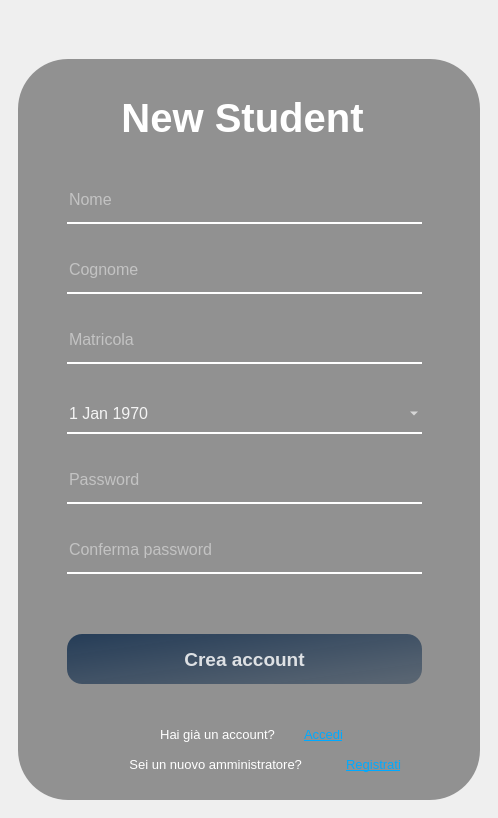
<?xml version="1.0" encoding="UTF-8"?>
<ui version="4.0">
 <class>Form</class>
 <widget class="QWidget" name="Form">
  <property name="geometry">
   <rect>
    <x>0</x>
    <y>0</y>
    <width>498</width>
    <height>818</height>
   </rect>
  </property>
  <property name="windowTitle">
   <string>Form</string>
  </property>
  <layout class="QHBoxLayout" name="horizontalLayout">
   <property name="spacing">
    <number>0</number>
   </property>
   <property name="leftMargin">
    <number>0</number>
   </property>
   <property name="topMargin">
    <number>0</number>
   </property>
   <property name="rightMargin">
    <number>0</number>
   </property>
   <property name="bottomMargin">
    <number>0</number>
   </property>
   <item>
    <widget class="QWidget" name="widget_3" native="true">
     <property name="sizePolicy">
      <sizepolicy hsizetype="Maximum" vsizetype="Maximum">
       <horstretch>0</horstretch>
       <verstretch>0</verstretch>
      </sizepolicy>
     </property>
     <property name="minimumSize">
      <size>
       <width>480</width>
       <height>800</height>
      </size>
     </property>
     <property name="maximumSize">
      <size>
       <width>480</width>
       <height>800</height>
      </size>
     </property>
     <property name="styleSheet">
      <string notr="true">border-image: url(View/Amministratore/Resources/sfondo.png);
border-radius: 50px;</string>
     </property>
     <layout class="QVBoxLayout" name="verticalLayout_3">
      <property name="topMargin">
       <number>50</number>
      </property>
      <item>
       <widget class="QWidget" name="widget_4" native="true">
        <property name="styleSheet">
         <string notr="true">background-color: rgba(0, 0, 0, 100);
border-image: None;</string>
        </property>
        <layout class="QVBoxLayout" name="verticalLayout_4">
         <item alignment="Qt::AlignTop">
          <widget class="QWidget" name="header_2" native="true">
           <property name="minimumSize">
            <size>
             <width>0</width>
             <height>80</height>
            </size>
           </property>
           <property name="styleSheet">
            <string notr="true">background-color: None;</string>
           </property>
           <widget class="QLabel" name="head_2">
            <property name="geometry">
             <rect>
              <x>-10</x>
              <y>20</y>
              <width>451</width>
              <height>60</height>
             </rect>
            </property>
            <property name="sizePolicy">
             <sizepolicy hsizetype="Expanding" vsizetype="Expanding">
              <horstretch>0</horstretch>
              <verstretch>0</verstretch>
             </sizepolicy>
            </property>
            <property name="minimumSize">
             <size>
              <width>162</width>
              <height>60</height>
             </size>
            </property>
            <property name="font">
             <font>
              <pointsize>30</pointsize>
              <weight>75</weight>
              <bold>true</bold>
             </font>
            </property>
            <property name="styleSheet">
             <string notr="true">color: rgb(255, 255, 255);</string>
            </property>
            <property name="text">
             <string>New Student</string>
            </property>
            <property name="alignment">
             <set>Qt::AlignCenter</set>
            </property>
           </widget>
          </widget>
         </item>
         <item>
          <widget class="QWidget" name="body_2" native="true">
           <property name="sizePolicy">
            <sizepolicy hsizetype="Preferred" vsizetype="Expanding">
             <horstretch>0</horstretch>
             <verstretch>0</verstretch>
            </sizepolicy>
           </property>
           <property name="styleSheet">
            <string notr="true">background-color: None;</string>
           </property>
           <widget class="QLineEdit" name="nome_input">
            <property name="geometry">
             <rect>
              <x>40</x>
              <y>30</y>
              <width>355</width>
              <height>40</height>
             </rect>
            </property>
            <property name="sizePolicy">
             <sizepolicy hsizetype="Maximum" vsizetype="Fixed">
              <horstretch>0</horstretch>
              <verstretch>0</verstretch>
             </sizepolicy>
            </property>
            <property name="font">
             <font>
              <pointsize>12</pointsize>
             </font>
            </property>
            <property name="styleSheet">
             <string notr="true">background-color: rgba(0,0,0,0);
border: None;
border-bottom: 2px solid rgb(255, 255, 255);
color: rgba(255, 255, 255, 230);
padding-bottom: 7px;</string>
            </property>
            <property name="text">
             <string/>
            </property>
            <property name="placeholderText">
             <string>Nome</string>
            </property>
           </widget>
           <widget class="QLineEdit" name="cognome_input">
            <property name="geometry">
             <rect>
              <x>40</x>
              <y>100</y>
              <width>355</width>
              <height>40</height>
             </rect>
            </property>
            <property name="sizePolicy">
             <sizepolicy hsizetype="Maximum" vsizetype="Fixed">
              <horstretch>0</horstretch>
              <verstretch>0</verstretch>
             </sizepolicy>
            </property>
            <property name="font">
             <font>
              <pointsize>12</pointsize>
             </font>
            </property>
            <property name="styleSheet">
             <string notr="true">background-color: rgba(0,0,0,0);
border: None;
border-bottom: 2px solid rgb(255, 255, 255);
color: rgba(255, 255, 255, 230);
padding-bottom: 7px;</string>
            </property>
            <property name="placeholderText">
             <string>Cognome</string>
            </property>
           </widget>
           <widget class="QPushButton" name="creaAccountStudenteButton">
            <property name="geometry">
             <rect>
              <x>40</x>
              <y>480</y>
              <width>355</width>
              <height>50</height>
             </rect>
            </property>
            <property name="font">
             <font>
              <pointsize>14</pointsize>
              <weight>75</weight>
              <bold>true</bold>
              <kerning>true</kerning>
             </font>
            </property>
            <property name="styleSheet">
             <string notr="true">QPushButton#creaAccountStudenteButton {
	background-color: qlineargradient(spread:pad, x1:0, y1:0, x2:1, y2:1, stop:0 rgba(20, 47, 78, 219), stop:1 rgba(85, 98, 112, 226));
	color:rgba(255, 255, 255, 210);
	border-radius: 15px;
}
QPushButton#creaAccountStudenteButton:hover {
	background-color: qlineargradient(spread:pad, x1:0, y1:0, x2:1, y2:1, stop:0 rgba(40, 67, 98, 219), stop:1 rgba(105, 118, 132, 226));
}
QPushButton#creaAccountStudenteButton:pressed {
	background-color: rgba(105,118,132,200);
	padding-left: 5px;
	padding-top: 5px;
}</string>
            </property>
            <property name="text">
             <string>Crea account</string>
            </property>
            <property name="shortcut">
             <string/>
            </property>
            <property name="autoDefault">
             <bool>false</bool>
            </property>
            <property name="flat">
             <bool>false</bool>
            </property>
           </widget>
           <widget class="QLabel" name="info_label">
            <property name="geometry">
             <rect>
              <x>15</x>
              <y>570</y>
              <width>351</width>
              <height>20</height>
             </rect>
            </property>
            <property name="font">
             <font>
              <pointsize>10</pointsize>
             </font>
            </property>
            <property name="styleSheet">
             <string notr="true">color: rgb(255, 255, 255);</string>
            </property>
            <property name="text">
             <string>Hai già un account?</string>
            </property>
            <property name="alignment">
             <set>Qt::AlignCenter</set>
            </property>
           </widget>
           <widget class="QPushButton" name="accediButton">
            <property name="geometry">
             <rect>
              <x>250</x>
              <y>570</y>
              <width>93</width>
              <height>20</height>
             </rect>
            </property>
            <property name="font">
             <font>
              <pointsize>10</pointsize>
              <weight>50</weight>
              <bold>false</bold>
              <underline>true</underline>
             </font>
            </property>
            <property name="styleSheet">
             <string notr="true">QPushButton#accediButton{
	color: rgb(0, 170, 255);
}
QPushButton#accediButton:pressed{
	color: rgb(0, 86, 129);
}
</string>
            </property>
            <property name="text">
             <string>Accedi</string>
            </property>
           </widget>
           <widget class="QLineEdit" name="password_input">
            <property name="geometry">
             <rect>
              <x>40</x>
              <y>310</y>
              <width>355</width>
              <height>40</height>
             </rect>
            </property>
            <property name="sizePolicy">
             <sizepolicy hsizetype="Maximum" vsizetype="Fixed">
              <horstretch>0</horstretch>
              <verstretch>0</verstretch>
             </sizepolicy>
            </property>
            <property name="font">
             <font>
              <pointsize>12</pointsize>
             </font>
            </property>
            <property name="styleSheet">
             <string notr="true">background-color: rgba(0,0,0,0);
border: None;
border-bottom: 2px solid rgb(255, 255, 255);
color: rgba(255, 255, 255, 230);
padding-bottom: 7px;</string>
            </property>
            <property name="maxLength">
             <number>32</number>
            </property>
            <property name="echoMode">
             <enum>QLineEdit::Password</enum>
            </property>
            <property name="dragEnabled">
             <bool>false</bool>
            </property>
            <property name="placeholderText">
             <string>Password</string>
            </property>
            <property name="cursorMoveStyle">
             <enum>Qt::VisualMoveStyle</enum>
            </property>
            <property name="clearButtonEnabled">
             <bool>true</bool>
            </property>
           </widget>
           <widget class="QLineEdit" name="matricola_input">
            <property name="geometry">
             <rect>
              <x>40</x>
              <y>170</y>
              <width>355</width>
              <height>40</height>
             </rect>
            </property>
            <property name="sizePolicy">
             <sizepolicy hsizetype="Maximum" vsizetype="Fixed">
              <horstretch>0</horstretch>
              <verstretch>0</verstretch>
             </sizepolicy>
            </property>
            <property name="font">
             <font>
              <pointsize>12</pointsize>
             </font>
            </property>
            <property name="styleSheet">
             <string notr="true">background-color: rgba(0,0,0,0);
border: None;
border-bottom: 2px solid rgb(255, 255, 255);
color: rgba(255, 255, 255, 230);
padding-bottom: 7px;</string>
            </property>
            <property name="placeholderText">
             <string>Matricola</string>
            </property>
           </widget>
           <widget class="QLineEdit" name="conferma_password_input">
            <property name="geometry">
             <rect>
              <x>40</x>
              <y>380</y>
              <width>355</width>
              <height>40</height>
             </rect>
            </property>
            <property name="sizePolicy">
             <sizepolicy hsizetype="Maximum" vsizetype="Fixed">
              <horstretch>0</horstretch>
              <verstretch>0</verstretch>
             </sizepolicy>
            </property>
            <property name="font">
             <font>
              <pointsize>12</pointsize>
             </font>
            </property>
            <property name="styleSheet">
             <string notr="true">background-color: rgba(0,0,0,0);
border: None;
border-bottom: 2px solid rgb(255, 255, 255);
color: rgba(255, 255, 255, 230);
padding-bottom: 7px;</string>
            </property>
            <property name="maxLength">
             <number>32</number>
            </property>
            <property name="echoMode">
             <enum>QLineEdit::Password</enum>
            </property>
            <property name="dragEnabled">
             <bool>true</bool>
            </property>
            <property name="placeholderText">
             <string>Conferma password</string>
            </property>
            <property name="clearButtonEnabled">
             <bool>true</bool>
            </property>
           </widget>
           <widget class="QLabel" name="error_label">
            <property name="geometry">
             <rect>
              <x>40</x>
              <y>10</y>
              <width>355</width>
              <height>20</height>
             </rect>
            </property>
            <property name="font">
             <font>
              <pointsize>10</pointsize>
              <italic>true</italic>
             </font>
            </property>
            <property name="styleSheet">
             <string notr="true">color: rgb(185, 0, 0);</string>
            </property>
            <property name="text">
             <string/>
            </property>
            <property name="alignment">
             <set>Qt::AlignCenter</set>
            </property>
            <property name="wordWrap">
             <bool>true</bool>
            </property>
           </widget>
           <widget class="QWidget" name="widget_5" native="true">
            <property name="geometry">
             <rect>
              <x>40</x>
              <y>240</y>
              <width>355</width>
              <height>40</height>
             </rect>
            </property>
            <property name="sizePolicy">
             <sizepolicy hsizetype="Preferred" vsizetype="Fixed">
              <horstretch>0</horstretch>
              <verstretch>0</verstretch>
             </sizepolicy>
            </property>
            <property name="styleSheet">
             <string notr="true">
border: None;
border-bottom: 2px solid rgb(255, 255, 255);
color: rgba(255, 255, 255, 230);
</string>
            </property>
            <layout class="QVBoxLayout" name="verticalLayout_5">
             <property name="spacing">
              <number>0</number>
             </property>
             <property name="leftMargin">
              <number>0</number>
             </property>
             <property name="topMargin">
              <number>0</number>
             </property>
             <property name="rightMargin">
              <number>0</number>
             </property>
             <property name="bottomMargin">
              <number>0</number>
             </property>
             <item>
              <widget class="QDateEdit" name="dataDiNascitaInput">
               <property name="font">
                <font>
                 <pointsize>12</pointsize>
                 <weight>50</weight>
                 <bold>false</bold>
                </font>
               </property>
               <property name="styleSheet">
                <string notr="true">background-color: rgba(0,0,0,0);
border: None;
border-radius:None;
color: rgba(255, 255, 255, 230);
</string>
               </property>
               <property name="specialValueText">
                <string/>
               </property>
               <property name="maximumDate">
                <date>
                 <year>2004</year>
                 <month>4</month>
                 <day>20</day>
                </date>
               </property>
               <property name="minimumDate">
                <date>
                 <year>1970</year>
                 <month>1</month>
                 <day>1</day>
                </date>
               </property>
               <property name="calendarPopup">
                <bool>true</bool>
               </property>
               <property name="date">
                <date>
                 <year>1970</year>
                 <month>1</month>
                 <day>1</day>
                </date>
               </property>
              </widget>
             </item>
            </layout>
           </widget>
           <widget class="QLabel" name="infoLabel_3">
            <property name="geometry">
             <rect>
              <x>15</x>
              <y>600</y>
              <width>351</width>
              <height>20</height>
             </rect>
            </property>
            <property name="font">
             <font>
              <pointsize>10</pointsize>
             </font>
            </property>
            <property name="styleSheet">
             <string notr="true">color: rgb(255, 255, 255);</string>
            </property>
            <property name="text">
             <string>Sei un nuovo amministratore? </string>
            </property>
            <property name="alignment">
             <set>Qt::AlignCenter</set>
            </property>
           </widget>
           <widget class="QPushButton" name="registrazioneAmministratoreButton_2">
            <property name="geometry">
             <rect>
              <x>300</x>
              <y>600</y>
              <width>93</width>
              <height>20</height>
             </rect>
            </property>
            <property name="font">
             <font>
              <pointsize>10</pointsize>
              <weight>50</weight>
              <bold>false</bold>
              <underline>true</underline>
             </font>
            </property>
            <property name="styleSheet">
             <string notr="true">QPushButton#registrazioneAmministratoreButton_2{
	color: rgb(0, 170, 255);
}
QPushButton#registrazioneAmministratoreButton_2:pressed{	
	color: rgb(0, 86, 129);
}
</string>
            </property>
            <property name="text">
             <string>Registrati</string>
            </property>
           </widget>
          </widget>
         </item>
        </layout>
       </widget>
      </item>
     </layout>
    </widget>
   </item>
  </layout>
 </widget>
 <resources/>
 <connections/>
</ui>
